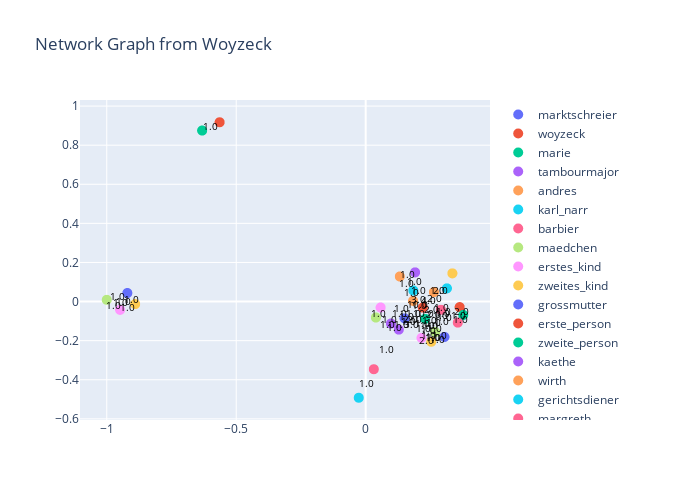

Notebook source saved alongside this figure:
### Code cell
import networkx as nx
import plotly.graph_objects as go


# Load the GraphML file
graph = nx.read_graphml('ger000564-buechner-woyzeck.graphml')

# Compute the layout positions
pos = nx.spring_layout(graph, seed=69)

degrees = dict(graph.degree)
num_words = nx.get_node_attributes(graph, 'Number of spoken words')

# Create an empty plotly figure
fig = go.Figure()

# Add nodes to the figure
for node in graph.nodes:
    x, y = pos[node]
    node_color = degrees[node]
    fig.add_trace(
        go.Scattergl(
            x=[x],
            y=[y],
            text=node,
            mode='markers',
            marker=dict(size=10, color=node_color, colorscale='Viridis'),
            name=node
        )
    )

# Add edges to the figure
edge_segments = []
edge_weights = []
edge_annotations = []
for edge in graph.edges:
    x0, y0 = pos[edge[0]]
    x1, y1 = pos[edge[1]]
    edge_weight = graph[edge[0]][edge[1]]['weight']  # Get the weight of the edge
    
    # Break x-axis by creating two separate segments
    edge_segments.append([x0, x1, None])
    edge_segments.append([y0, y1, None])
    
    edge_weights.extend([edge_weight, None])
    
    edge_annotations.append(
        dict(
            x=(x0 + x1) / 2,
            y=(y0 + y1) / 2,
            text=f'{edge_weight}',
            showarrow=False,
            font=dict(color='black', size=10)
        )
    )
print(edge_segments)
for edge in edge_segments:
    fig.add_trace(
        go.Scattergl(
            x=edge_segments,
            y=edge_segments,
            mode='lines',
            line=dict(color='gray', width=10),  # Set the edge weight as the line width
            hoverinfo='none',
            showlegend=False
        )
    )

# Add edge annotations
fig.update_layout(annotations=edge_annotations)

# Set the layout of the graph
layout = go.Layout(
    title='Network Graph from Woyzeck',
    width=700,
    height=500
)

# Update the figure with the layout
fig.update_layout(layout)

# Show the graph
fig.show()
